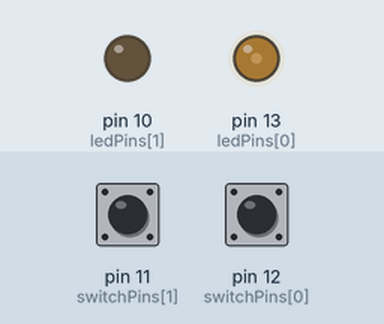
Bench run of a sketch on a simulated Arduino Uno, built with avr-gcc and run on an emulated ATmega328P. Shown: output pins drawn as LEDs (lit = HIGH). The inputs (shaded band) are chosen by the test bench; at power-on: pin 12 (switchPins[0]) HIGH, pin 11 (switchPins[1]) HIGH.

Above: at 1.2 s.
1.3 s: pin 12 (switchPins[0]) pulled LOW for 0.15 s
At 1.6 s:
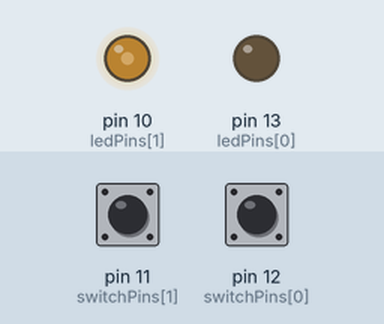
2.9 s: pin 11 (switchPins[1]) pulled LOW for 0.15 s
At 4.1 s:
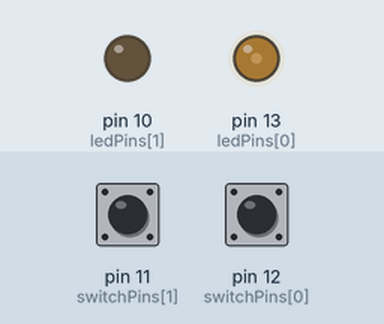
4.5 s: pin 12 (switchPins[0]) pulled LOW for 1 s
At 5.3 s:
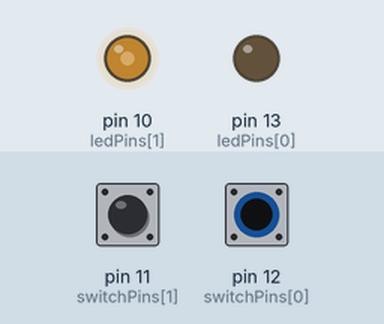
7.0 s: pin 11 (switchPins[1]) pulled LOW for 1 s
At 7.6 s:
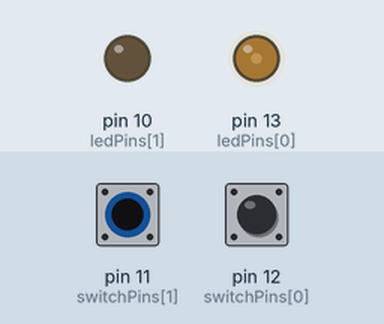
9.5 s: pin 12 (switchPins[0]) pulled LOW for 0.15 s
At 10.3 s:
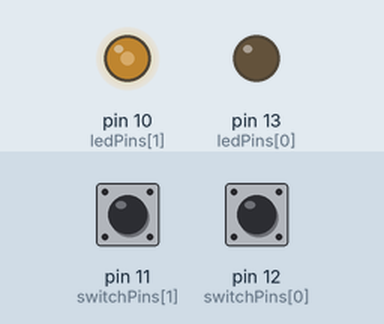
11.1 s: pin 11 (switchPins[1]) driven LOW and pin 12 (switchPins[0]) driven LOW
At 11.5 s:
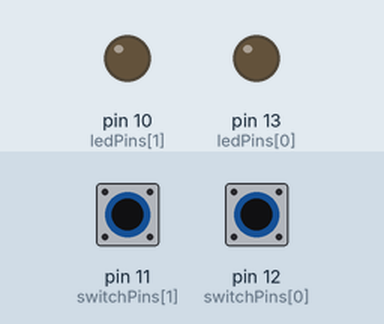
Timing chart, 0 to 13.6 s (numbered marks = the images above; inputs shaded):
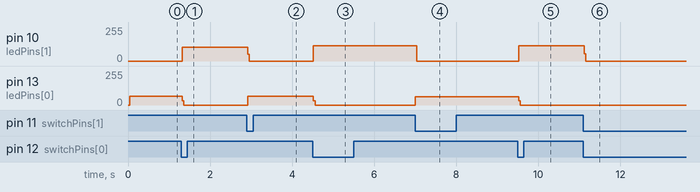

Measured:
- after the input at 1.3 s, pin 10 (ledPins[1]): 0/255 → 104/255 at once; pin 13 (ledPins[0]): 65/255 → 0/255 at once
- after the input at 2.9 s, pin 10 (ledPins[1]): 104/255 → 0/255 at once; pin 13 (ledPins[0]): 0/255 → 65/255 at once
- after the input at 4.5 s, pin 10 (ledPins[1]): 0/255 → 113/255 at once; pin 13 (ledPins[0]): 65/255 → 0/255 at once
- after the input at 7.0 s, pin 10 (ledPins[1]): 113/255 → 0/255 at once; pin 13 (ledPins[0]): 0/255 → 63/255 at once
- after the input at 9.5 s, pin 10 (ledPins[1]): 0/255 → 113/255 at once; pin 13 (ledPins[0]): 63/255 → 0/255 at once
- after the input at 11.1 s, pin 10 (ledPins[1]): 113/255 → 0/255 at once

The sketch:

rgb-switch.ino
```cpp
/*
+ Left = volt (3.3 | 5v) - need voltage
Center (s) = digital pin node
- Right = ground

Type:
- pull up = high (press = no signal)
- pull down = low (press = signal)
We can only know the type after run it
*/
int ledPins[] = {13, 10};
int switchPins[] = {12, 11};
int switchSize = 2;
int ledSize = 2;

void setup() {
  for (int i=0; i<switchSize; i++) {
    pinMode(switchPins[i], INPUT);
  }
  for (int i=0; i<ledSize; i++) {
    pinMode(ledPins[i], OUTPUT);
  }

}

int currentSwitch = -1;
void loop() {
  // clear all
  for (int i=0; i<ledSize; i++) {
    digitalWrite(ledPins[i], LOW);
  }

  int switch1 = digitalRead(switchPins[0]);
  int switch2 = digitalRead(switchPins[1]);
  // reset currentSwitch to -1 if it's no longer on
  if (currentSwitch == ledPins[0] && switch1 == LOW) {
    currentSwitch = -1;
  } else if (currentSwitch == ledPins[1] && switch2 == LOW) {
    currentSwitch = -1;
  }

  // IF no active switch, set up the switch
  if (currentSwitch == -1 && switch1) {
    currentSwitch = ledPins[0];
  } else if (currentSwitch == -1 && switch2) {
    currentSwitch = ledPins[1];
  }
  digitalWrite(currentSwitch, HIGH);


}
```
